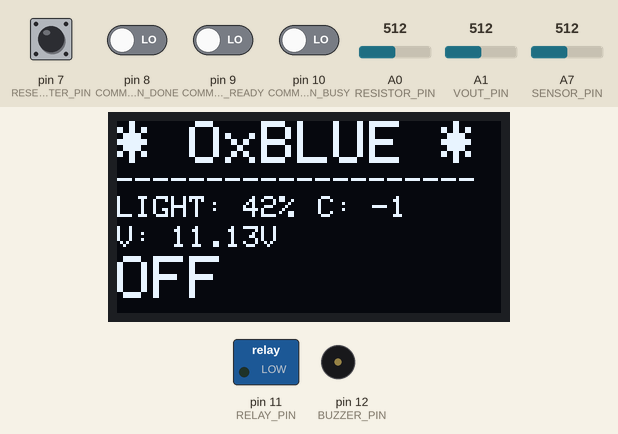
This program was run on a simulated Arduino Nano, built with avr-gcc and run on an emulated ATmega328P. Parts: 128×64 one-colour display, switched loads named in the program (green lamp = pin HIGH), buzzer (waves = sounding, pin HIGH). The test bench sets the inputs (shaded band); at power-on: pin 7 (RESET_COUNTER_PIN), pin 8 (COMM_PIN_DONE), pin 9 (COMM_PIN_READY), pin 10 (COMM_PIN_BUSY) LOW, A0 (RESISTOR_PIN) = 512, A7 (SENSOR_PIN) = 512, A1 (VOUT_PIN) = 512. The display library's start-up logo is not drawn.

Above: at 3.9 s.
4.0 s: A0 (RESISTOR_PIN) set to 716
At 5.7 s:
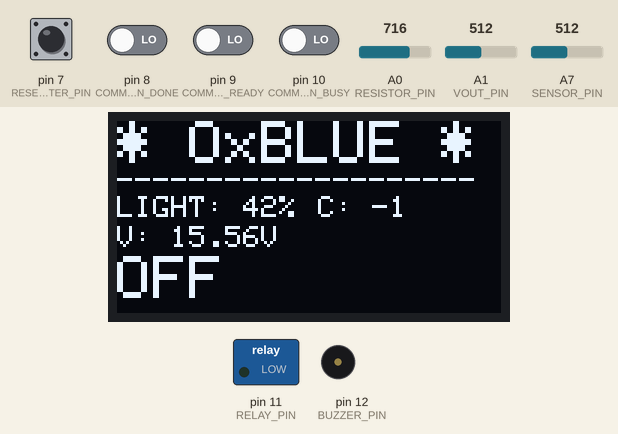
6.3 s: A7 (SENSOR_PIN) set to 716
At 7.2 s:
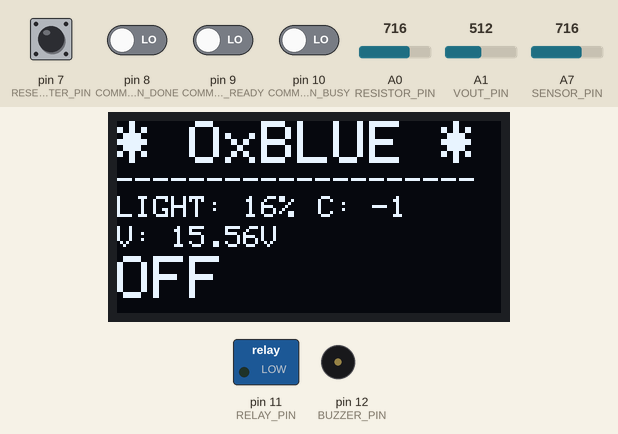
8.3 s: A0 (RESISTOR_PIN) set to 810
At 10.7 s:
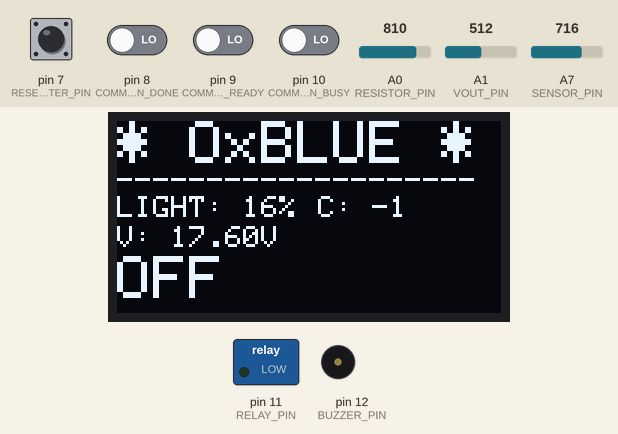
11.3 s: A7 (SENSOR_PIN) set to 810
At 12.2 s:
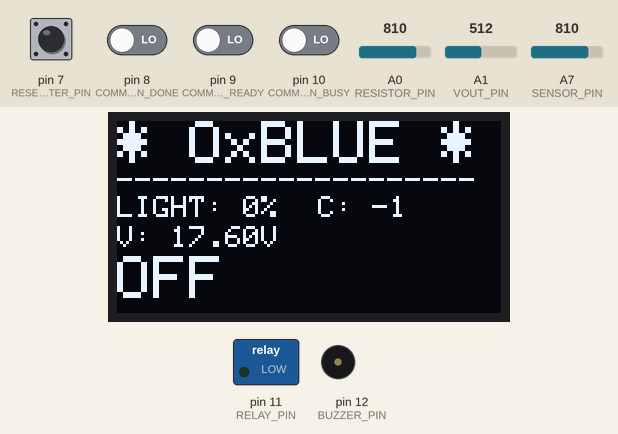
13.3 s: A0 (RESISTOR_PIN) set to 790
At 14.9 s:
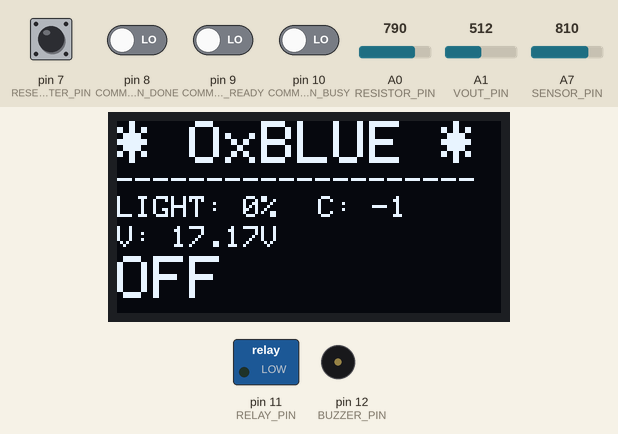
15.3 s: A7 (SENSOR_PIN) set to 790
At 16.4 s:
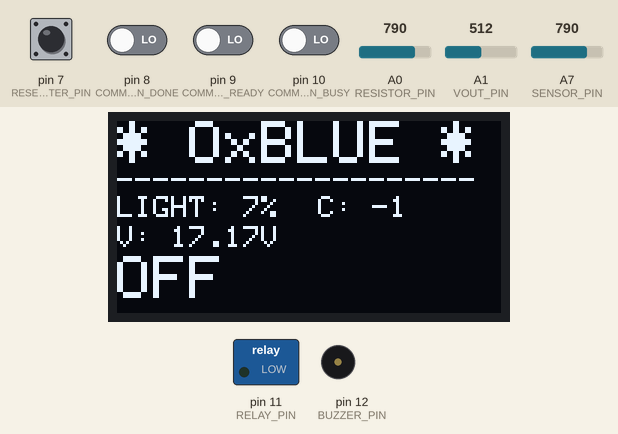
Timing chart, 0 to 18.3 s (numbered marks = the images above; inputs shaded):
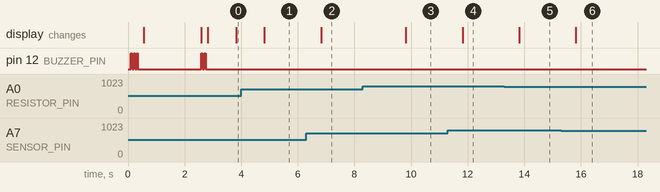

Measured:
- after the input at 4.0 s, the display: changes after 0.82 s (image 1)
- after the input at 6.3 s, the display: changes after 0.52 s (image 2)
- after the input at 8.3 s, the display: changes after 1.5 s (image 3)
- after the input at 11.3 s, the display: changes after 0.52 s (image 4)
- after the input at 13.3 s, the display: changes after 0.52 s (image 5)
- after the input at 15.3 s, the display: changes after 0.52 s (image 6)

The program:

main.cpp
```cpp
// (licence header left out)
#include <Arduino.h>

#include "static.h"
#include "flash.h"
#include "color_display.h"
#include "buzzer.h"
#include "light_sensor.h"
#include "voltage_sensing.h"
#include "relay_switch.h"
#include "picture_snapper.h"
#include "raspberry_comm.h"

void setup() {
  pinMode(BUZZER_PIN, OUTPUT);
  pinMode(RELAY_PIN, OUTPUT);
  pinMode(COMM_PIN_BUSY, INPUT);
  pinMode(COMM_PIN_READY, INPUT);
  pinMode(COMM_PIN_DONE, INPUT);
  pinMode(RESET_COUNTER_PIN, INPUT);
  analogReference(DEFAULT);
  Serial.begin(9600);
  delay(100);
  buzzer_beep(3);
  timer.every(1000, update_screen);
  timer.every(500, sense_voltages);
  timer.every(1000, control_relay);
  timer.every(1000, comm_read_pins);
  delay(100);
  color_display_init();
  print_home_screen();
  buzzer_beep(2);
  if (digitalRead(RESET_COUNTER_PIN) == HIGH) {
    buzzer_beep(7);
    rom_store(ROM_ADDR_PIC_A_REG, 0);
    rom_store(ROM_ADDR_PIC_B_REG, 0);
  }
}

void loop() {
  timer.tick();
}
```

buzzer.h
```cpp
// (licence header left out)
#ifndef BUZZER_H
#define BUZZER_H

#include <Arduino.h>
#include "static.h"

void buzzer_1_beep()
{
  digitalWrite(BUZZER_PIN, HIGH);
  delay(50);
  digitalWrite(BUZZER_PIN, LOW);
  delay(50);
}

void buzzer_beep(int times)
{
  for (int i = 0; i < times; i++)
    buzzer_1_beep();
}


#endif
```

color_display.h
```cpp
// (licence header left out)
#ifndef COLOR_DISPLAY_H
#define COLOR_DISPLAY_H

#include <SPI.h>
#include <Wire.h>
#include <Adafruit_GFX.h>
#include <Adafruit_SSD1306.h>
#include "static.h"
#include "voltage_sensing.h"
#include "relay_switch.h"
#include "picture_snapper.h"

Adafruit_SSD1306 display(SCREEN_WIDTH, SCREEN_HEIGHT, &Wire, OLED_RESET_PIN);

void print_home_screen()
{
  display.clearDisplay();
  display.setTextSize(2);
  display.setTextColor(SSD1306_WHITE);
  display.setCursor(0,0);
  display.setTextColor(SSD1306_WHITE);
  display.println(flash_get(f_oxblue_text));
  display.setTextSize(1);
  display.setTextColor(SSD1306_WHITE);
  display.println(flash_get(f_dashes));
}

void color_display_init() {
  if(!display.begin(SSD1306_SWITCHCAPVCC, SCREEN_ADDRESS)) {
    Serial.println(F("SSD1306 allocation failed"));
    for(;;);
  }
  display.display();
  delay(2000);
  display.clearDisplay();
  display.drawPixel(10, 10, SSD1306_WHITE);
  display.display();
}

void print_line8(char *text) {
  display.setTextSize(1);
  display.setTextColor(SSD1306_WHITE);
  display.clearDisplay();
  display.setCursor(2, 20);
  display.print(text);
  display.display();
}

void print_to_screen(int x, int y, char *text)
{
  display.setTextSize(1);
  display.setTextColor(SSD1306_WHITE);
  display.setCursor(x, y);
  display.print(text);
}

void print_to_screen_big(int x, int y, char *text) {
  display.setTextSize(2);
  display.setTextColor(SSD1306_WHITE);
  display.setCursor(x, y);
  display.print(text);
}

void clear_screen() {
  display.clearDisplay();
}

void refresh_screen() {
  display.display();
}

bool update_screen(void *) {
  clear_screen();
  print_home_screen();
  char buf[20];
  sprintf(buf, flash_get(f_s_light), get_light_percentage());
  print_to_screen(0, 25, buf);
  sprintf(buf, flash_get(f_s_uptime), get_picture_count());
  print_to_screen(67, 25, buf);
  sprintf(buf, flash_get(f_s_voltage), (unsigned int)resistor_voltage, (unsigned int)(resistor_voltage*100)%100);
  print_to_screen(0, 35, buf);
  if (is_relay_engaged()) {
    sprintf(buf, "ON");
  } else {
    sprintf(buf, "OFF");
  }
  print_to_screen_big(0, 45, buf);
  if (is_taking_picture()) {
    sprintf(buf, "PIC");
    print_to_screen(65, 45, buf);
  }
  refresh_screen();
  return true;
}

#endif
```

flash.h
```cpp
#ifndef FLASH_H
#define FLASH_H

#include <Arduino.h>
#include "static.h"

char outputString[FLASH_OUTPUT_BUFFER_SIZE];

char* flash_get(const char* str)
{
  strcpy_P(outputString, (char*)str);
  return outputString;
}

#endif
```

light_sensor.h
```cpp
// (licence header left out)
#ifndef LIGHT_SENSOR_H
#define LIGHT_SENSOR_H

#include <Arduino.h>
#include "static.h"

#define SENSOR_PIN 7
#define MAX_LIGHT_SENSOR_VALUE 800
#define MIN_LIGHT_SENSOR_VALUE 50

int get_light_percentage() {
  int value = analogRead(SENSOR_PIN);
  if (value < MIN_LIGHT_SENSOR_VALUE)
    return 100;
  if (value > MAX_LIGHT_SENSOR_VALUE)
    return 0;
  long buf = value - 50;
  buf = 800 - buf;
  return (buf * 100) / 800;
}

bool is_enough_light() {
  return get_light_percentage() > 25;
}

#endif
```

picture_snapper.h
```cpp
// (licence header left out)
#ifndef PICTURE_SNAPPER_H
#define PICTURE_SNAPPER_H

#include "static.h"
#include "rom.h"

unsigned long last_pic_time = 0;
bool first_run = true;
bool picture_snapper_active = false;

bool should_take_picture() {
  if (first_run) {
    first_run = false;
    last_pic_time = millis();
  }
  if (!is_enough_light()) {
    return false;
  }
  unsigned long diff = millis() - last_pic_time;
  diff = diff / 1000;
  diff /= 60;

  return diff >= PICTURE_PERIOD;
}

bool taking_picture() {
  picture_snapper_active = true;
  return false;
}

bool picture_taken(void *) {
  last_pic_time = millis();
  picture_snapper_active = false;
  uint8_t reg1 = rom_read(ROM_ADDR_PIC_A_REG);
  if (reg1 == 255) {
    rom_store(ROM_ADDR_PIC_B_REG, rom_read(ROM_ADDR_PIC_B_REG) + 1);
  }

  rom_store(ROM_ADDR_PIC_A_REG, rom_read(ROM_ADDR_PIC_A_REG) + 1);
  return false;
}

bool is_taking_picture() {
  return picture_snapper_active;
}

uint16_t get_picture_count() {
  uint8_t reg1 = rom_read(ROM_ADDR_PIC_A_REG);
  uint8_t reg2 = rom_read(ROM_ADDR_PIC_B_REG);
  uint16_t res = reg1 + (256 * reg2);
  return res;
}

#endif
```

raspberry_comm.h
```cpp
// (licence header left out)
#ifndef RASPBERRY_COMM_H
#define RASPBERRY_COMM_H

#include <Arduino.h>
#include "static.h"

uint8_t ox_camera_state = 0;
uint8_t comm_pins = 0;

bool comm_read_pins(void *) {
  if (digitalRead(COMM_PIN_READY) == HIGH)
    comm_pins |= (uint8_t)1 << 1;
  else
    comm_pins &= ~((uint8_t)1 << 1);

  if (digitalRead(COMM_PIN_BUSY) == HIGH)
    comm_pins |= (uint8_t)1 << 0;
  else
    comm_pins &= ~((uint8_t)1 << 0);

  if (digitalRead(COMM_PIN_DONE) == HIGH)
    comm_pins |= (uint8_t)1 << 2;
  else
    comm_pins &= ~((uint8_t)1 << 2);
  return true;
}

bool comm_is_busy() {
  return comm_pins & (1<<0);
}

bool comm_is_ready() {
  return comm_pins & (1<<1);
}

bool comm_is_done() {
  return comm_pins & (1<<2);
}

#endif
```

relay_switch.h
```cpp
// (licence header left out)
#ifndef RELAY_SWITCH_H
#define RELAY_SWITCH_H

#include <Arduino.h>
#include "static.h"
#include "picture_snapper.h"
#include "buzzer.h"

bool relay_state = false;
unsigned long turn_on_time = 0;

void relay_engage() {
  if (relay_state)
    return;
  digitalWrite(RELAY_PIN, HIGH);
  digitalWrite(LED_BUILTIN, HIGH);
  turn_on_time = millis();
  relay_state = true;
}

void relay_disengage() {
  digitalWrite(RELAY_PIN, LOW);
  digitalWrite(LED_BUILTIN, LOW);
  relay_state = false;
}

int get_open_duration() {
  return (millis() - turn_on_time) / 1000 / 60;
}

void relay_tick() {
  if (relay_state && get_open_duration() >= MAX_OPEN_DURATION) {
    if (comm_is_busy()) {
      buzzer_beep(1);
      Serial.println(F("E: Camera is still busy"));
      return;
    }
    if (!comm_is_done()) {
      buzzer_beep(2);
      Serial.println(F("E: Camera is not busy and not done."));
      return;
    }
    picture_taken(NULL);
    relay_disengage();
  }
}

bool is_relay_engaged() {
  return relay_state == 1;
}

bool control_relay(void *) {
  if (should_take_picture() && !is_relay_engaged()) {
    relay_engage();
    taking_picture();
  }

  relay_tick();
  return true;
}

#endif
```

rom.h
```cpp
// (licence header left out)
#ifndef OX_ROM_H
#define OX_ROM_H

#include <EEPROM.h>
#include "static.h"

void rom_store(uint8_t address, uint8_t value) {
  EEPROM.write(address, value);
}

uint8_t rom_read(uint8_t address) {
  return EEPROM.read(address);
}

#endif
```

static.h
```cpp
// (licence header left out)
#ifndef OX_STATIC_H
#define OX_STATIC_H

#include <Arduino.h>
#include <arduino-timer.h>

#define CLK 2
#define DT 4
#define SW 3


#define BAT_SENSE 0
#define VOUT_SENSE 1
#define BAT_MIN_VOLTAGE 4.8
#define BAT_MAX_VOLTAGE 5.5
#define RESET_COUNTER_PIN 7
#define COMM_PIN_BUSY 10
#define COMM_PIN_READY 9
#define COMM_PIN_DONE 8
#define RELAY_PIN 11
#define BUZZER_PIN 12
#define OLED_RESET_PIN 4
#define RESISTOR_PIN 0
#define VOUT_PIN 1
#define MAX_OPEN_DURATION 1
#define PICTURE_PERIOD 10
#define READING_AT_10_VOLTS 460.0
#define SENSE_RESISTOR 3.3
#define FLASH_OUTPUT_BUFFER_SIZE 30
#define SCREEN_WIDTH 128
#define SCREEN_HEIGHT 64
#define SCREEN_ADDRESS 0x3C
#define ROM_ADDR_PIC_A_REG 0
#define ROM_ADDR_PIC_B_REG 1

const char f_oxblue_text[] PROGMEM = "* OxBLUE *";
const char f_dashes[] PROGMEM = "--------------------";
const char f_s_light[] PROGMEM = "LIGHT: %d%%";
const char f_s_uptime[] PROGMEM = "C: %d";
const char f_s_voltage[] PROGMEM = "V: %d.%02dV";

Timer<10, millis> timer;

// raff's crap
extern bool update_screen(void *);
extern bool sense_voltages(void *);
extern bool control_relay(void *);
extern bool picture_taken(void *);
extern char* flash_get(const char* str);
extern int get_light_percentage();
extern bool is_enough_light();
extern bool sense_voltages(void *);
extern bool comm_read_pins(void *);
extern bool comm_is_busy();
extern bool comm_is_ready();
extern bool comm_is_done();
extern uint16_t get_picture_count();

// Arduino crap
extern unsigned long millis();


#endif
```

voltage_sensing.h
```cpp
// (licence header left out)
#ifndef VOLTAGE_SENSING_H
#define VOLTAGE_SENSING_H

#include <Arduino.h>
#include "static.h"

float resistor_voltage = 0.0;
float output_voltage = 0.0;
float output_current = 0.0;

void read_resistor_voltage() {
  int d = analogRead(RESISTOR_PIN);
  float v = d * 10 / READING_AT_10_VOLTS;
  resistor_voltage = v;
}

void read_output_voltage() {
  int d = analogRead(VOUT_PIN);
  float v = d * 10 / READING_AT_10_VOLTS;
  output_voltage = v;
}

void read_output_current() {
  output_current = (resistor_voltage - output_voltage) / SENSE_RESISTOR;
}

bool sense_voltages(void *) {
  read_resistor_voltage();
  read_output_voltage();
  read_output_current();
  return true;
}

#endif
```
